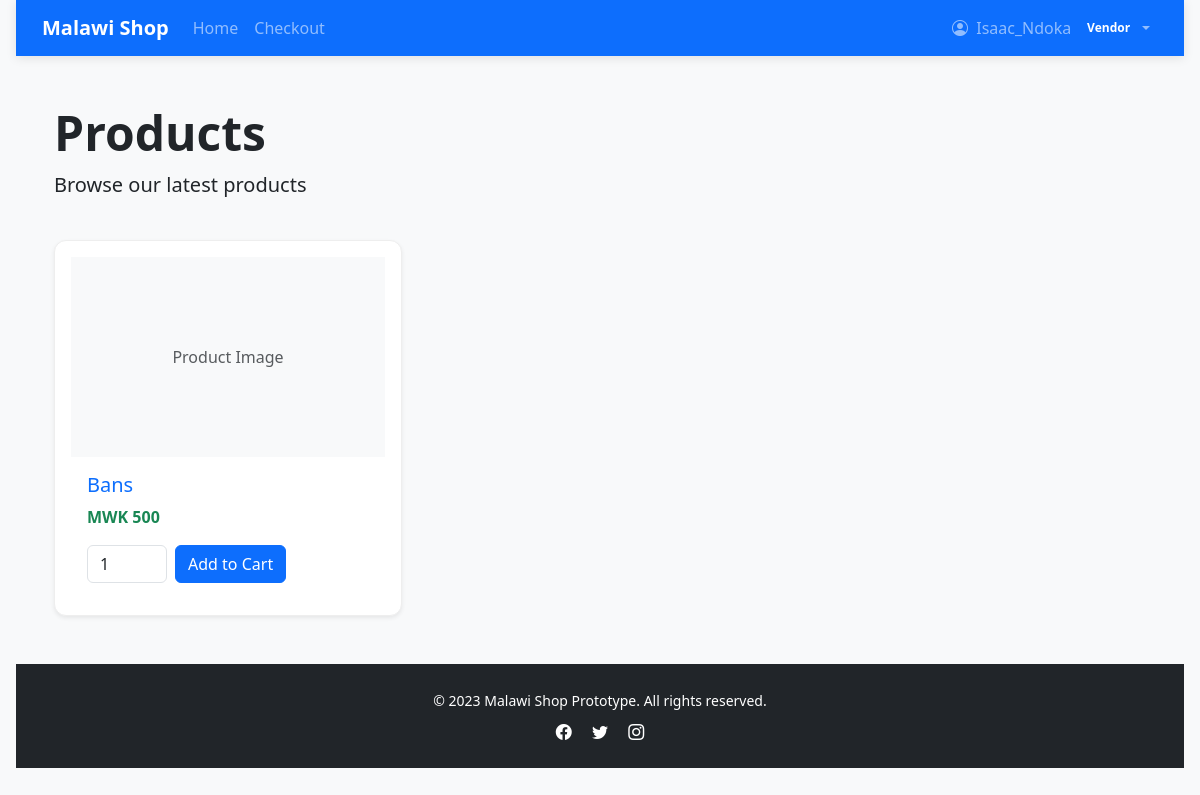
The page / (signed in) on the database its author committed.
### shop/models.py (models this page shows, shortened)
class User(AbstractUser):
    CUSTOMER, VENDOR, ADMIN = 'customer', 'vendor', 'admin'
    ROLE_CHOICES = [(CUSTOMER,'Customer'),(VENDOR,'Vendor'),(ADMIN,'Admin')]
    role = models.CharField(max_length=20, choices=ROLE_CHOICES, default=CUSTOMER)
    phone_number = models.CharField(max_length=20, blank=True)
    address = models.TextField(blank=True)
    vendor_approved = models.BooleanField(default=False)

class Product(models.Model):
    vendor = models.ForeignKey(User, on_delete=models.PROTECT)
    name = models.CharField(max_length=160)
    slug = models.SlugField(unique=True)
    description = models.TextField(blank=True)
    price_mwk = models.PositiveIntegerField()
    stock_quantity = models.PositiveIntegerField(default=0)
    category = models.CharField(max_length=80)
    created_at = models.DateTimeField(auto_now_add=True)
    updated_at = models.DateTimeField(auto_now=True)

### shop/views.py (the view)
# urls.py: 2. Add a URL to urlpatterns:  path('', views.home, name='home')
def home(request):
    qs = Product.objects.order_by('-id')
    paginator = Paginator(qs, 12)
    page = request.GET.get('page')
    return render(request, 'home.html', {'page_obj': paginator.get_page(page)})

### templates/home.html (shortened to what this page needs)
{% extends 'base.html' %}
{% block content %}
<div class="container">
  <div class="row mb-4">
    <div class="col">
      <h1 class="display-5 fw-bold">Products</h1>
      <p class="lead">Browse our latest products</p>
    </div>
  </div>
  {% if page_obj %}
  <div class="row row-cols-1 row-cols-md-2 row-cols-lg-3 g-4">
    {% for p in page_obj %}
    <div class="col">
      <div class="card h-100 shadow-sm">
        {% if p.images.first %}
        <div style="height: 200px; overflow: hidden; display: flex; align-items: center; justify-content: center;">
          <img src="{{ p.images.first.image.url }}" alt="{{ p.name }}" class="img-fluid"
            style="max-height: 100%; width: auto;">
        </div>
        {% else %}
        <div class="bg-light" style="height: 200px; display: flex; align-items: center; justify-content: center;">
          <span class="text-muted">Product Image</span>
        </div>
        {% endif %}
        <div class="card-body">
          <h5 class="card-title"><a href="{% url 'product_detail' p.slug %}" class="text-decoration-none">
            {{ p.name }}
          </a></h5>
          <p class="card-text text-success fw-bold">MWK {{ p.price_mwk }}</p>
          <form method="post" action="{% url 'add_to_cart' %}" class="d-flex align-items-center">
            <input type="number" name="qty" value="1" min="1" class="form-control me-2" style="width: 80px;">
            <button class="btn btn-primary">Add to Cart</button>
          </form>
        </div>
      </div>
    </div>
    {% endfor %}
  </div>
  {% else %}
  <div class="alert alert-info">No products available at the moment. Please check back later.</div>
  {% endif %}
</div>
{% endblock %}

### templates/base.html (shortened to what this page needs)
<!doctype html>
<html lang="en">
<head>
  <link href="https://cdn.jsdelivr.net/npm/bootstrap@5.3.0/dist/css/bootstrap.min.css" rel="stylesheet">
  <link rel="stylesheet" href="https://cdn.jsdelivr.net/npm/bootstrap-icons@1.10.0/font/bootstrap-icons.css">
  <link rel="stylesheet" href="/static/css/site.css">
</head>
<body>
  <nav class="navbar navbar-expand-lg navbar-dark bg-primary sticky-top">
    <div class="container">
      <a class="navbar-brand fw-bold" href="/">Malawi Shop</a>
      <div class="collapse navbar-collapse" id="navbarNav">
        <ul class="navbar-nav me-auto">
          <li class="nav-item">
            <a class="nav-link" href="/">Home</a>
          </li>
          <li class="nav-item">
            <a class="nav-link" href="/checkout/">Checkout</a>
          </li>
        </ul>
        <ul class="navbar-nav">
          {% if user.is_authenticated %}
          <li class="nav-item dropdown">
            <a class="nav-link dropdown-toggle d-flex align-items-center" href="#" role="button"
              data-bs-toggle="dropdown">
              <span class="me-2">
                <i class="bi bi-person-circle me-1"></i>
                {{ user.username }}
              </span>
              <span class="badge
                {% if user.role == 'vendor' %}bg-purple
                {% elif user.is_staff %}bg-danger
                {% else %}bg-success
                {% endif %}">
                {% if user.role == 'vendor' %}Vendor
                {% elif user.is_staff %}Admin
                {% else %}Customer
                {% endif %}
              </span>
            </a>
          </li>
          {% endif %}
        </ul>
      </div>
    </div>
  </nav>
  <main class="container my-5">
    {% block content %}{% endblock %}
  </main>
  <footer class="footer mt-auto">
    <div class="container text-center">
      <small>&copy; 2023 Malawi Shop Prototype. All rights reserved.</small>
      <div class="mt-2">
        <a href="#" class="text-white me-3"><i class="bi bi-facebook"></i></a>
        <a href="#" class="text-white me-3"><i class="bi bi-twitter"></i></a>
        <a href="#" class="text-white"><i class="bi bi-instagram"></i></a>
      </div>
    </div>
  </footer>
</body>
</html>

### static/css/site.css (style rules this page uses)
body { font-family: system-ui, Arial, sans-serif; margin:0; padding:0 1rem; }
.card { border:1px solid #eee; padding:1rem; border-radius:8px }
button { padding:0.5rem 1rem }

### templates/base.html (style rules this page uses)
:root { --primary: #0d6efd; --secondary: #6c757d; --success: #198754; --light: #f8f9fa; --dark: #212529; }
body { background-color: #f8f9fa; padding-bottom: 3rem; }
.navbar { box-shadow: 0 2px 10px rgba(0, 0, 0, 0.1); }
.card { transition: transform 0.3s, box-shadow 0.3s; border-radius: 0.75rem; overflow: hidden; }
.footer { background-color: var(--dark); color: white; padding: 1.5rem 0; margin-top: 3rem; }

### rows shown on the page
User: username "Isaac_Ndoka"
Product: shows "Product Image", name "Bans", price_mwk "500"
